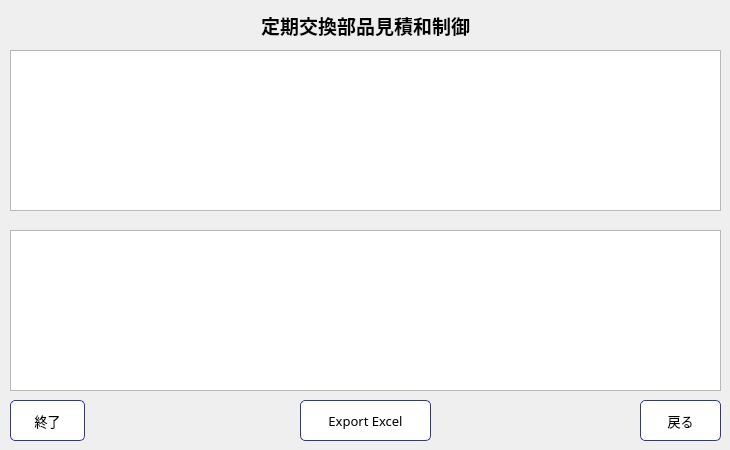
     <widget class="QWidget" name="tab_4">
      <attribute name="title">
       <string>Filter定期交換部品</string>
      </attribute>
      <widget class="QTableView" name="tableView_3">
       <property name="geometry">
        <rect>
         <x>10</x>
         <y>50</y>
         <width>711</width>
         <height>161</height>
        </rect>
       </property>
       <property name="cursor" stdset="0">
        <cursorShape>CrossCursor</cursorShape>
       </property>
       <property name="verticalScrollBarPolicy">
        <enum>Qt::ScrollBarAlwaysOff</enum>
       </property>
       <property name="horizontalScrollBarPolicy">
        <enum>Qt::ScrollBarAlwaysOff</enum>
       </property>
       <property name="editTriggers">
        <set>QAbstractItemView::NoEditTriggers</set>
       </property>
       <attribute name="horizontalHeaderStretchLastSection">
        <bool>true</bool>
       </attribute>
      </widget>
      <widget class="QTableView" name="tableView_4">
       <property name="geometry">
        <rect>
         <x>10</x>
         <y>230</y>
         <width>711</width>
         <height>161</height>
        </rect>
       </property>
       <property name="cursor" stdset="0">
        <cursorShape>CrossCursor</cursorShape>
       </property>
       <property name="verticalScrollBarPolicy">
        <enum>Qt::ScrollBarAlwaysOff</enum>
       </property>
       <property name="horizontalScrollBarPolicy">
        <enum>Qt::ScrollBarAlwaysOff</enum>
       </property>
       <property name="editTriggers">
        <set>QAbstractItemView::NoEditTriggers</set>
       </property>
       <attribute name="horizontalHeaderStretchLastSection">
        <bool>true</bool>
       </attribute>
      </widget>
      <widget class="QLabel" name="label_26">
       <property name="geometry">
        <rect>
         <x>10</x>
         <y>10</y>
         <width>711</width>
         <height>31</height>
        </rect>
       </property>
       <property name="font">
        <font>
         <family>Yu Mincho</family>
         <pointsize>14</pointsize>
         <weight>75</weight>
         <bold>true</bold>
        </font>
       </property>
       <property name="cursor">
        <cursorShape>ArrowCursor</cursorShape>
       </property>
       <property name="styleSheet">
        <string notr="true"/>
       </property>
       <property name="text">
        <string>定期交換部品見積和制御</string>
       </property>
       <property name="alignment">
        <set>Qt::AlignCenter</set>
       </property>
      </widget>
      <widget class="QPushButton" name="pushButton">
       <property name="geometry">
        <rect>
         <x>10</x>
         <y>400</y>
         <width>75</width>
         <height>41</height>
        </rect>
       </property>
       <property name="font">
        <font>
         <family>Yu Mincho</family>
         <pointsize>10</pointsize>
        </font>
       </property>
       <property name="cursor">
        <cursorShape>PointingHandCursor</cursorShape>
       </property>
       <property name="styleSheet">
        <string notr="true">QPushButton#pushButton {
color: rgb(0, 0, 0);
background-color: rgb(255, 255, 255);
border-color: #339;
border-style: solid;
border-width: 1px;
border-radius: 5px;
}
QPushButton#pushButton:pressed {
background-color: qlineargradient(spread:pad, x1:0, y1:0, x2:1, y2:1, stop:0 rgba(56, 108, 168, 255), stop:1 rgba(115, 234, 255, 255));
}
</string>
       </property>
       <property name="text">
        <string>終了</string>
       </property>
       <property name="icon">
        <iconset>
         <activeon>:/img/exit.png</activeon>
        </iconset>
       </property>
       <property name="iconSize">
        <size>
         <width>32</width>
         <height>32</height>
        </size>
       </property>
      </widget>
      <widget class="QPushButton" name="pushButton_2">
       <property name="geometry">
        <rect>
         <x>300</x>
         <y>400</y>
         <width>131</width>
         <height>41</height>
        </rect>
       </property>
       <property name="font">
        <font>
         <family>Yu Mincho</family>
         <pointsize>10</pointsize>
        </font>
       </property>
       <property name="cursor">
        <cursorShape>PointingHandCursor</cursorShape>
       </property>
       <property name="styleSheet">
        <string notr="true">QPushButton#pushButton_2 {
color: rgb(0, 0, 0);
background-color: rgb(255, 255, 255);
border-color: #339;
border-style: solid;
border-width: 1px;
border-radius: 5px;
}
QPushButton#pushButton_2:pressed {
background-color: qlineargradient(spread:pad, x1:0, y1:0, x2:1, y2:1, stop:0 rgba(56, 108, 168, 255), stop:1 rgba(115, 234, 255, 255));
}
</string>
       </property>
       <property name="text">
        <string>Export Excel</string>
       </property>
       <property name="icon">
        <iconset>
         <activeon>:/img/exportExcel.png</activeon>
        </iconset>
       </property>
       <property name="iconSize">
        <size>
         <width>32</width>
         <height>32</height>
        </size>
       </property>
      </widget>
      <widget class="QPushButton" name="ReturnButton_2">
       <property name="geometry">
        <rect>
         <x>640</x>
         <y>400</y>
         <width>81</width>
         <height>41</height>
        </rect>
       </property>
       <property name="font">
        <font>
         <family>Yu Mincho</family>
         <pointsize>10</pointsize>
        </font>
       </property>
       <property name="cursor">
        <cursorShape>PointingHandCursor</cursorShape>
       </property>
       <property name="styleSheet">
        <string notr="true">QPushButton#ReturnButton_2 {
color: rgb(0, 0, 0);
background-color: rgb(255, 255, 255);
border-color: #339;
border-style: solid;
border-width: 1px;
border-radius: 5px;
}
QPushButton#ReturnButton_2:pressed {
background-color: qlineargradient(spread:pad, x1:0, y1:0, x2:1, y2:1, stop:0 rgba(56, 108, 168, 255), stop:1 rgba(115, 234, 255, 255));
}
</string>
       </property>
       <property name="text">
        <string>戻る</string>
       </property>
       <property name="icon">
        <iconset>
         <activeon>:/img/return.png</activeon>
        </iconset>
       </property>
       <property name="iconSize">
        <size>
         <width>32</width>
         <height>32</height>
        </size>
       </property>
      </widget>
     </widget>
